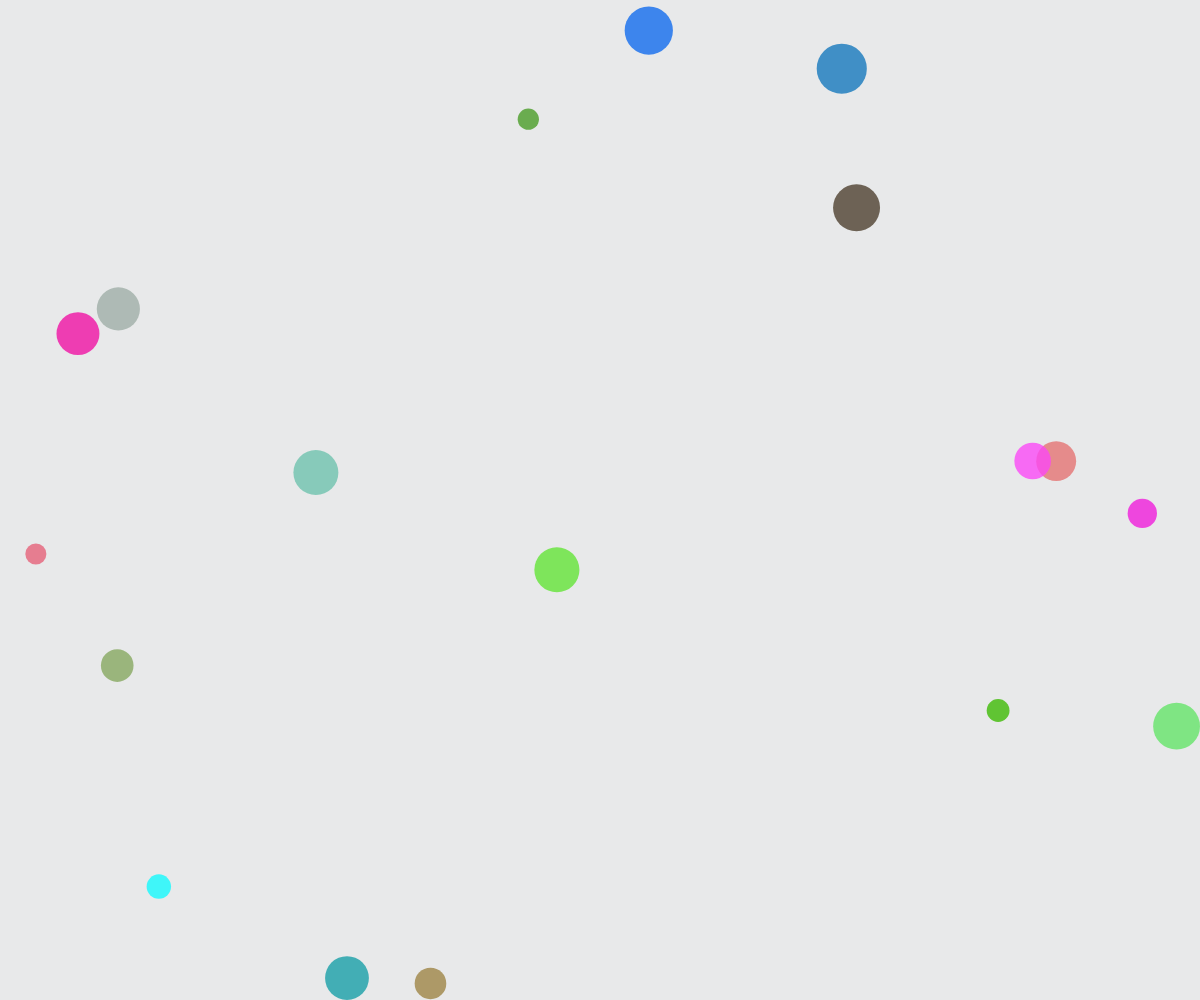
Frame 1 (no input)
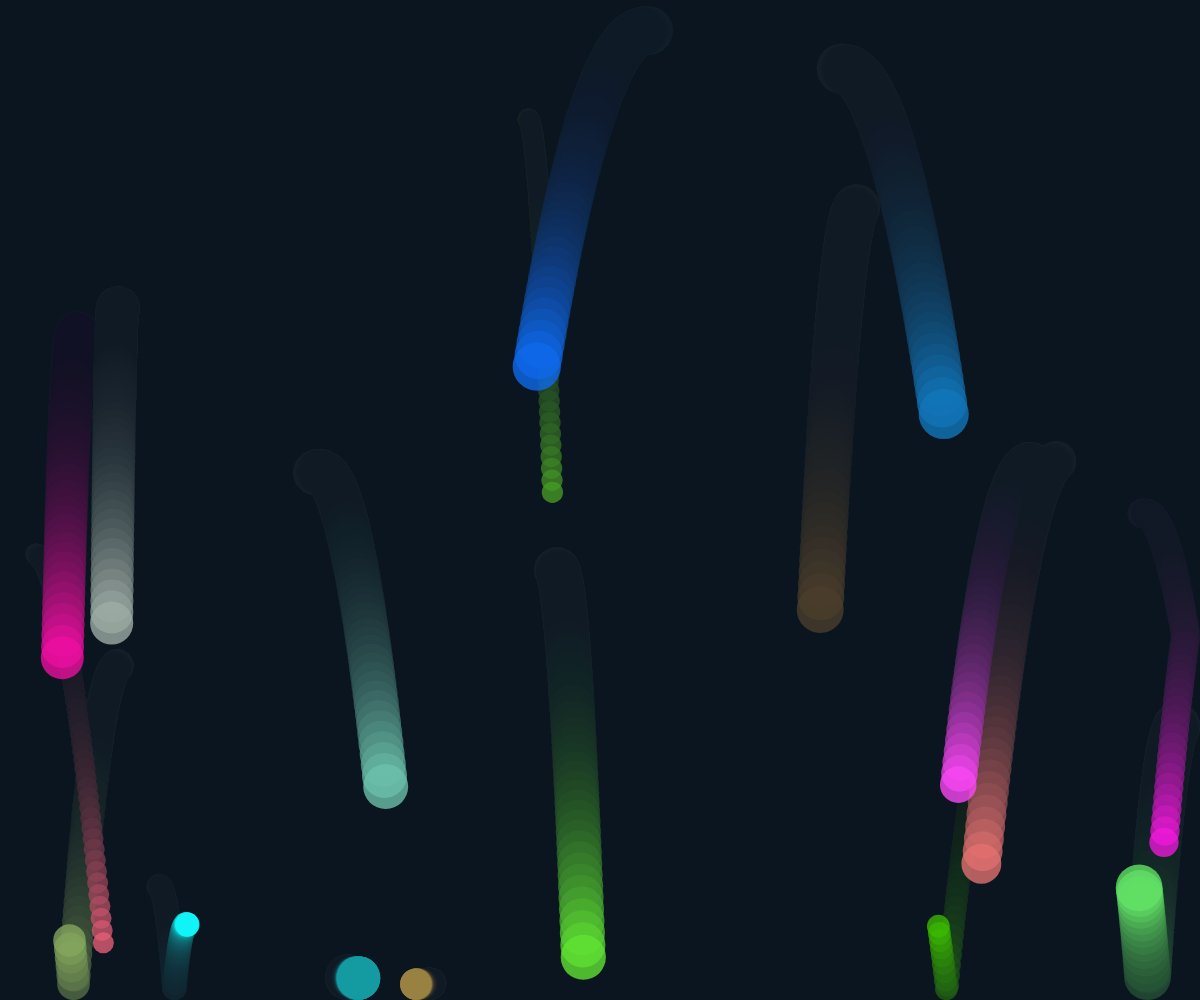
Frame 60 (no input)
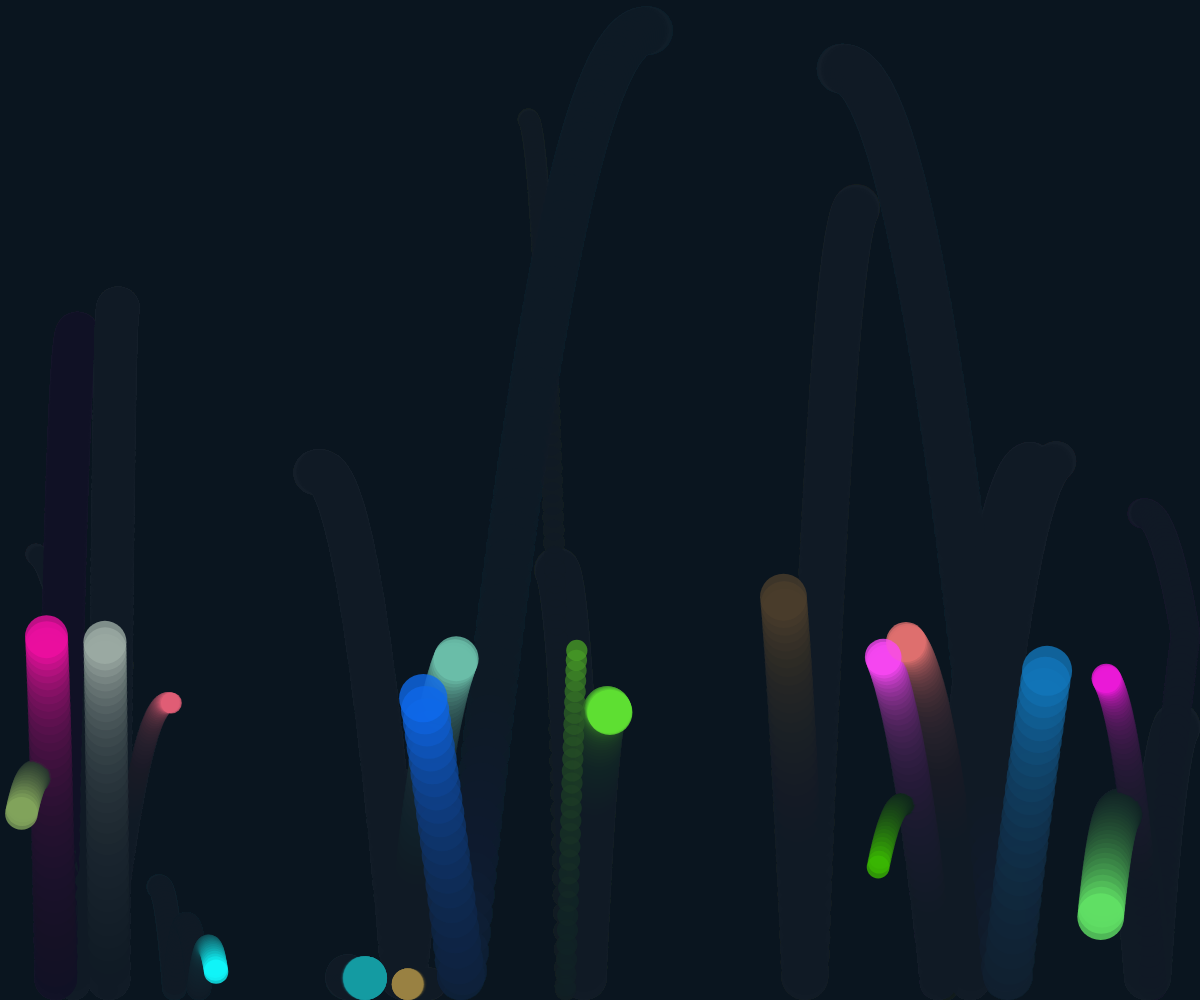
Frame 120 (the mouse pressed at the canvas centre since frame 60)

The p5.js sketch that drew these frames (run headless with seeded random() and noise() and a simulated clock; from frame 60 on, the mouse is pressed at the canvas centre):

// p5.js sketch
// ── sketch.js
let balls = [];
let gravity = 0.2;
let bounce = 0.82;

function setup() {
  createCanvas(windowWidth, windowHeight);
  noStroke();
  createBalls(18);
}

function createBalls(count) {
  balls = [];
  for (let i = 0; i < count; i++) {
    balls.push({
      x: random(width),
      y: random(height),
      r: random(10, 28),
      vx: random(-2, 2),
      vy: random(-1, 1),
      color: color(random(255), random(255), random(255), 200)
    });
  }
}

function draw() {
  background(17, 24, 39, 24);

  for (let b of balls) {
    b.vy += gravity;
    b.x += b.vx;
    b.y += b.vy;

    if (b.x - b.r < 0) {
      b.x = b.r;
      b.vx *= -bounce;
    } else if (b.x + b.r > width) {
      b.x = width - b.r;
      b.vx *= -bounce;
    }

    if (b.y - b.r < 0) {
      b.y = b.r;
      b.vy *= -bounce;
    } else if (b.y + b.r > height) {
      b.y = height - b.r;
      b.vy *= -bounce;
      b.vx *= 0.99;
    }

    fill(b.color);
    circle(b.x, b.y, b.r * 2);
  }
}

function windowResized() {
  resizeCanvas(windowWidth, windowHeight);
}
